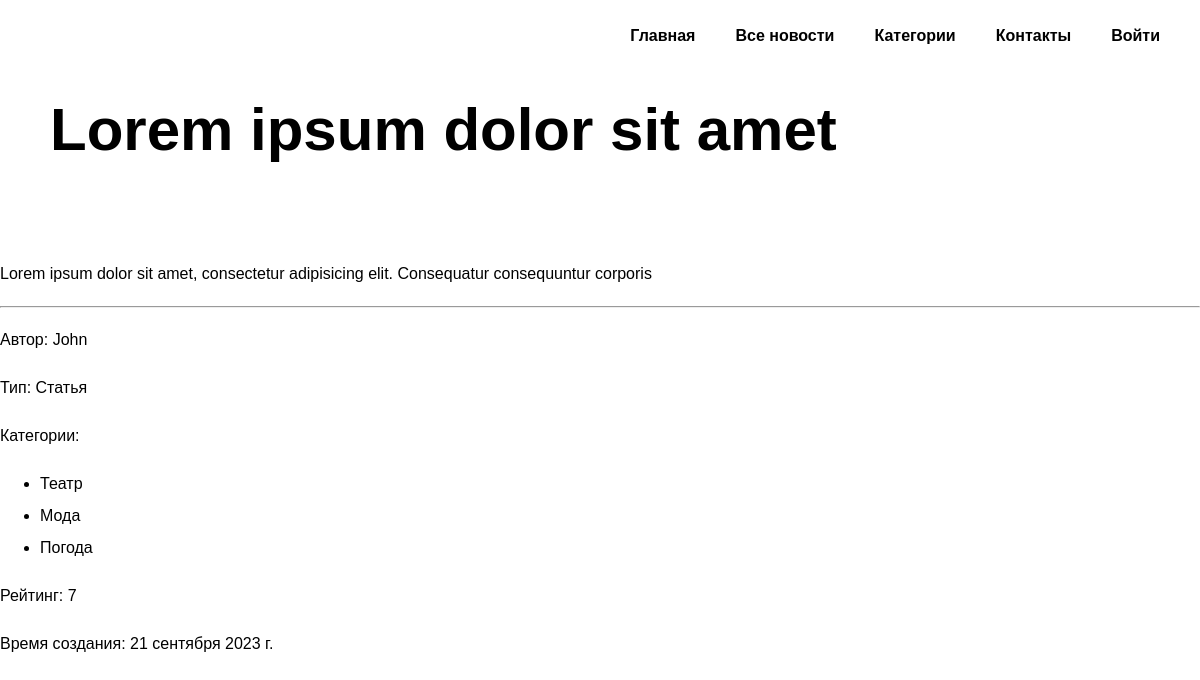
The app's page /new/xdfgbs/ with its own data.
### mainapp/models.py (models this page shows, shortened)
class Post(models.Model):
    STATYA = "St"
    NOVOST = "Nv"
    POST_TYPE_CHOICES = [
        (STATYA, "Статья"),
        (NOVOST, "Новость"),
    ]
    author = models.ForeignKey(Author, on_delete=models.CASCADE, related_name='author_post', verbose_name='Автор')
    type = models.CharField(max_length=2, choices=POST_TYPE_CHOICES, default=NOVOST, verbose_name='Тип поста')
    time_created = models.DateTimeField(auto_now_add=True, verbose_name='Время создания')
    category = models.ManyToManyField(Category, through="PostCategory", verbose_name='Категория')
    title = models.CharField(max_length=255, verbose_name='Название')
    text = models.TextField(verbose_name='Текст')
    rating = models.IntegerField(default=0, verbose_name='Рейтинг')
    slug = models.SlugField(max_length=255, unique=True, db_index=True, verbose_name="URL")
    class Meta:
        verbose_name = 'Пост'
        verbose_name_plural = 'Посты'
    def get_category_list(self):
        queryset_category = self.category.values()
        return [i['name'] for i in queryset_category]

class Author(models.Model):
    user = models.OneToOneField(User, on_delete=models.CASCADE, verbose_name='Пользователь')
    rating = models.IntegerField(default=0, verbose_name='Рейтинг')
    def __str__(self):
        return str(self.user)
    class Meta:
        verbose_name = 'Автор'
        verbose_name_plural = 'Авторы'

class Category(models.Model):
    name = models.CharField(max_length=100, unique=True, verbose_name='Категория')
    slug = models.SlugField(max_length=255, unique=True, db_index=True, verbose_name="URL")
    class Meta:
        verbose_name = 'Категория'
        verbose_name_plural = 'Категории'

### mainapp/views.py (the view, shortened to what this page needs)
# urls.py: path('new/<slug:post_slug>/', ShowPost.as_view(), name='post'),
class ShowPost(DetailView):
    model = Post
    template_name = 'mainapp/post-page.html'
    slug_url_kwarg = 'post_slug'
    context_object_name = 'post'
    def get_context_data(self, *, object_list=None, **kwargs):
        context = super().get_context_data(**kwargs)
        context['menu'] = menu
        context['title'] = 'Новость'
        return context

### mainapp/templatetags/custom_filters.py (called while the page is built)
@register.filter()
def bad_words(text_string):
    res = []
    try:
        for word in text_string.split():
            if word.lower().strip(punctuation) in bad_words2:
                if word[-1] in punctuation:
                    word = word[0] + '*' * (len(word) - 2) + word[-1]
                else:
                    word = word[0] + '*'*(len(word) - 1)
            res.append(word)
    except Exception:
        print("Oops! That was no string. Try again...")
    return ' '.join(res)

### mainapp/templates/mainapp/post-page.html (shortened to what this page needs)
{% extends 'mainapp/base.html' %}
{% load custom_filters %}
{% load static %}
{% block extrastyle %}
<link rel="stylesheet" href="{% static 'mainapp/css/post-page-style.css' %}">
{% endblock %}
{% block main %}
<main class="main-page">
		<div class="container">
		<h1 class="heading">{{ post.title|bad_words }}</h1>
		</div>
	</main>
{% endblock main %}
{% block content %}
<section class="post-page">
 	<p class="post-content">{{ post.text|bad_words }}</p>
</section>
    <hr>
<section class="post-page">
 	<p class="post-content">Автор: {{ post.author }}</p>
 	<p class="post-content">Тип: {{ post.get_type_display }}</p>
 	<p class="post-content">Категории:
		<ul>
		{% for cat in  post.get_category_list %}
			<li>{{ cat }}</li>
		{% endfor %}
		</ul>
	</p>
 	<p class="post-content">Рейтинг: {{ post.rating }}</p>
 	<p class="post-content">Время создания: {{ post.time_created|date:"DATE_FORMAT" }}</p>
</section>
{% endblock %}

### static/mainapp/css/home-style.css (style rules this page uses)
*,*:before,*:after { -moz-box-sizing: border-box; -webkit-box-sizing: border-box; box-sizing: border-box; }
body { margin: 0; min-width: 960px; font-family: "Montserrat", "Helvetica", "Arial", sans-serif; font-size: 16px; line-height: 32px; background-image: url("../images/news_1.jpg"); background-repeat: no-repeat; background-position: top center; }
li { margin-right: 40px; }
.heading { margin: 0 0 24px; font-size: 60px; line-height: 96px; }
.main-page { margin-bottom: 480px; }
.main-page .container { max-width: 1440px; margin:0 auto; padding-left: 50px; }

### static/mainapp/css/post-page-style.css (style rules this page uses)
body { background-image: url("../images/news_2.jpg"); font-family: "Montserrat", "Helvetica", "Arial", sans-serif; font-size: 16px; line-height: 32px; }
.heading { margin: 0 0 24px; font-size: 60px; line-height: 96px; }
.main-page { margin-bottom: 80px; }

### records on screen
Post: title|bad_words "Lorem ipsum dolor sit amet", text|bad_words "Lorem ipsum dolor sit amet, consectetur adipisicing elit. Consequatur consequuntur corporis", author "John", type "Статья", rating "7", time_created "21 сентября 2023 г."
Category: get_category_list "Театр"
Category: get_category_list "Мода"
Category: get_category_list "Погода"

### other values on screen
{{ m.title }} "Главная" "Все новости"
